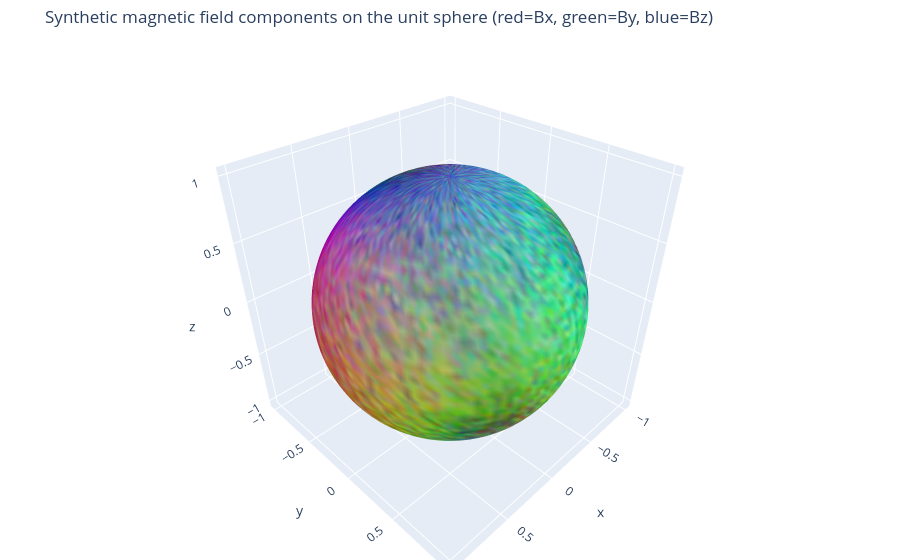

Notebook code cell kept with this figure:
### Markdown cell above
## Magnetic Field

### Code cell
n_lat, n_lon = 72, 144
lat = np.linspace(-0.5 * math.pi, 0.5 * math.pi, n_lat)
lon = np.linspace(-math.pi, math.pi, n_lon, endpoint=False)
lat_grid, lon_grid = np.meshgrid(lat, lon, indexing="ij")
x_s = np.cos(lat_grid) * np.cos(lon_grid)
y_s = np.cos(lat_grid) * np.sin(lon_grid)
z_s = np.sin(lat_grid)
sphere_pts = np.stack([x_s, y_s, z_s], axis=-1).reshape(-1, 3)

faces_i, faces_j, faces_k = [], [], []
for a in range(n_lat - 1):
    for b in range(n_lon):
        p00 = a * n_lon + b
        p01 = a * n_lon + (b + 1) % n_lon
        p10 = (a + 1) * n_lon + b
        p11 = (a + 1) * n_lon + (b + 1) % n_lon
        faces_i.extend([p00, p01])
        faces_j.extend([p10, p10])
        faces_k.extend([p01, p11])

with torch.no_grad():
    field = B(torch.as_tensor(sphere_pts, device=DEVICE, dtype=DTYPE)).cpu().numpy()

lo = np.quantile(field, 0.02, axis=0)
hi = np.quantile(field, 0.98, axis=0)
field_rgb = np.clip((field - lo) / (hi - lo + 1e-12), 0.0, 1.0)
basis = np.array([[255, 0, 0], [0, 255, 0], [0, 0, 255]], dtype=float)
rgb = np.clip(field_rgb @ basis, 0, 255).astype(int)
vertexcolor = [f"rgb({r},{g},{b})" for r, g, b in rgb]

fig = go.Figure(
    data=[
        go.Mesh3d(
            x=sphere_pts[:, 0],
            y=sphere_pts[:, 1],
            z=sphere_pts[:, 2],
            i=faces_i,
            j=faces_j,
            k=faces_k,
            vertexcolor=vertexcolor,
            flatshading=False,
            lighting=dict(ambient=0.72, diffuse=0.35, specular=0.08),
            name="B component mixture",
            showscale=False,
        )
    ]
)
fig.update_layout(
    title="Synthetic magnetic field components on the unit sphere (red=Bx, green=By, blue=Bz)",
    scene=dict(aspectmode="data"),
    margin=dict(l=0, r=0, t=45, b=0),
)
fig.show()

### Figure 1 — Plotly figure (JSON) as saved in the notebook; plotly's stock layout.template omitted (floating-point values rounded to 4 significant figures; data arrays with more than 128 entries replaced by an {"elided": "..."} marker saying what was removed)
{"data": [{"flatshading": false, "i": {"elided": "20448 int values"}, "j": {"elided": "20448 int values"}, "k": {"elided": "20448 int values"}, "lighting": {"ambient": 0.72, "diffuse": 0.35, "specular": 0.08}, "name": "B component mixture", "showscale": false, "type": "mesh3d", "vertexcolor": {"elided": "10368 str values"}, "x": {"elided": "10368 float values"}, "y": {"elided": "10368 float values"}, "z": {"elided": "10368 float values"}}], "layout": {"margin": {"b": 0, "l": 0, "r": 0, "t": 45}, "scene": {"aspectmode": "data"}, "title": {"text": "Synthetic magnetic field components on the unit sphere (red=Bx, green=By, blue=Bz)"}}}
